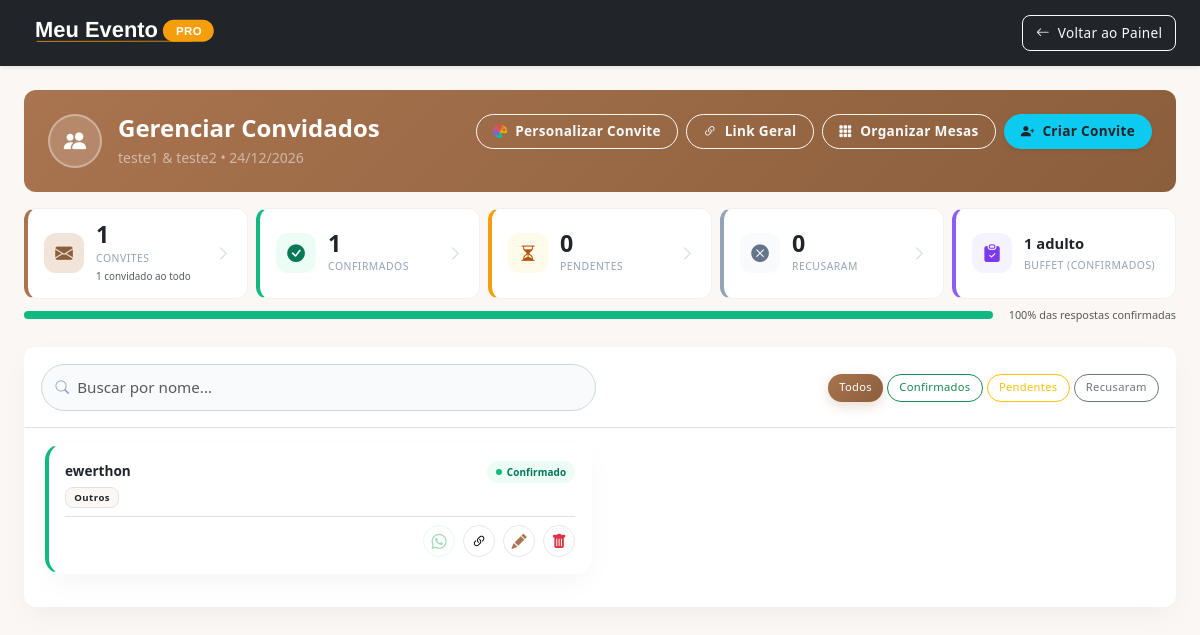
/convidados.php?id=6 (signed in), run on the app's committed database.
### tables this page shows
CREATE TABLE `eventos` (
  `id` int(11) NOT NULL,
  `cliente_id` int(11) NOT NULL,
  `data_evento` date NOT NULL,
  `hora_evento` time DEFAULT NULL,
  `tipo_ceremonia` enum('Igreja','Salão') NOT NULL,
  `local_ceremonia` varchar(255) NOT NULL,
  `tem_recepcao` tinyint(1) DEFAULT 0,
  `local_recepcao` varchar(255) DEFAULT NULL,
  `tipo_assessoria` enum('Básica','Completa') NOT NULL,
  `local_cerimonia` varchar(255) DEFAULT NULL,
  `tem_festa` tinyint(1) DEFAULT 0,
  `local_festa` varchar(255) DEFAULT NULL,
  `foto_casal` varchar(255) DEFAULT NULL,
  `foto_casal_ativa` tinyint(1) NOT NULL DEFAULT 0,
  `cor_convite` varchar(7) DEFAULT NULL,
  `modo_confirmacao` varchar(20) NOT NULL DEFAULT 'geral',
  `mensagem_convite` varchar(500) DEFAULT NULL,
  `cor_btn_sim` varchar(7) DEFAULT NULL,
  `cor_btn_nao` varchar(7) DEFAULT NULL
);

CREATE TABLE `clientes` (
  `id` int(11) NOT NULL,
  `nome` varchar(150) NOT NULL,
  `cpf` varchar(14) DEFAULT NULL,
  `rg` varchar(20) DEFAULT NULL,
  `contato` varchar(20) DEFAULT NULL,
  `email` varchar(100) NOT NULL,
  `telefone` varchar(20) DEFAULT NULL,
  `endereco` text DEFAULT NULL,
  `data_cadastro` timestamp NOT NULL DEFAULT current_timestamp(),
  `senha` varchar(255) DEFAULT '123456',
  `ultimo_login` datetime DEFAULT current_timestamp()
);

CREATE TABLE `convidados` (
  `id` int(11) NOT NULL,
  `evento_id` int(11) NOT NULL,
  `nome` varchar(150) NOT NULL,
  `categoria` varchar(50) DEFAULT 'Outros',
  `acompanhantes` varchar(255) DEFAULT NULL,
  `filhos` varchar(255) DEFAULT NULL,
  `faixa_etaria` varchar(50) NOT NULL DEFAULT 'Adulto (11+ anos)',
  `telefone` varchar(20) DEFAULT NULL,
  `confirmado` tinyint(1) DEFAULT 0,
  `data_confirmacao` datetime DEFAULT NULL,
  `mesa_id` int(11) DEFAULT NULL,
  `nomes_acompanhantes` varchar(255) DEFAULT NULL,
  `idades_filhos` varchar(255) DEFAULT NULL,
  `resposta_rsvp` varchar(20) DEFAULT NULL,
  `mensagem_rsvp` text DEFAULT NULL,
  `token_convite` varchar(64) DEFAULT NULL,
  `convidado_principal_id` int(11) DEFAULT NULL
);

### convidados.php (the view, shortened to what this page needs)
<?php
$eh_noivos = ($_SESSION['usuario_tipo'] === 'noivos');
require_once 'conexao.php';
if ($eh_noivos) {
    $evento_id = (int)($_SESSION['evento_id'] ?? 0);
    if (!$evento_id) { header("Location: index.php"); exit; }
} else {
    $evento_id = filter_input(INPUT_GET, 'id', FILTER_VALIDATE_INT);
}
if (!schema_ja_verificado('convidados')) {
    $schema_checks = [
        "SELECT resposta_rsvp FROM convidados LIMIT 1"          => "ALTER TABLE convidados ADD COLUMN resposta_rsvp VARCHAR(20) NULL",
        "SELECT token_convite FROM convidados LIMIT 1"          => "ALTER TABLE convidados ADD COLUMN token_convite VARCHAR(64) NULL",
        "SELECT convidado_principal_id FROM convidados LIMIT 1" => "ALTER TABLE convidados ADD COLUMN convidado_principal_id INT NULL",
    ];
    foreach ($schema_checks as $check => $alter) {
        try { $pdo->query($check); } catch (Exception $e) { try { $pdo->exec($alter); } catch (Exception $x) {} }
    }
}
if (!schema_ja_verificado('convite_evento_v2')) {
    $schema_checks_evento = [
        "SELECT cor_convite FROM eventos LIMIT 1"       => "ALTER TABLE eventos ADD COLUMN cor_convite VARCHAR(7) NULL",
        "SELECT foto_casal FROM eventos LIMIT 1"        => "ALTER TABLE eventos ADD COLUMN foto_casal VARCHAR(255) NULL",
        "SELECT foto_casal_ativa FROM eventos LIMIT 1"  => "ALTER TABLE eventos ADD COLUMN foto_casal_ativa TINYINT(1) NOT NULL DEFAULT 0",
        "SELECT mensagem_convite FROM eventos LIMIT 1"  => "ALTER TABLE eventos ADD COLUMN mensagem_convite VARCHAR(500) NULL",
        "SELECT cor_btn_sim FROM eventos LIMIT 1"       => "ALTER TABLE eventos ADD COLUMN cor_btn_sim VARCHAR(7) NULL",
        "SELECT cor_btn_nao FROM eventos LIMIT 1"       => "ALTER TABLE eventos ADD COLUMN cor_btn_nao VARCHAR(7) NULL",
    ];
    foreach ($schema_checks_evento as $check => $alter) {
        try { $pdo->query($check); } catch (Exception $e) { try { $pdo->exec($alter); } catch (Exception $x) {} }
    }
}
$stmt = $pdo->prepare("
    SELECT e.data_evento, e.cor_convite, e.foto_casal, e.foto_casal_ativa, e.mensagem_convite, e.cor_btn_sim, e.cor_btn_nao, c.nome
    FROM eventos e
    INNER JOIN clientes c ON e.cliente_id = c.id
    WHERE e.id = ?
");
$stmt->execute([$evento_id]);
$evento = $stmt->fetch();
$stmtC = $pdo->prepare("SELECT * FROM convidados WHERE evento_id = ? ORDER BY nome ASC");
$stmtC->execute([$evento_id]);
$todos_convidados = $stmtC->fetchAll(PDO::FETCH_ASSOC);
$acompanhantes_por_principal = [];
$lista_convidados = array_values(array_filter($todos_convidados, fn($c) => empty($c['convidado_principal_id'])));
$total_conf = 0; $total_pend = 0; $total_recusado = 0;
foreach ($todos_convidados as $c) {
    if ($c['resposta_rsvp'] === 'recusado') $total_recusado++;
    elseif ($c['confirmado']) $total_conf++;
    else $total_pend++;
}
$total_conv = count($lista_convidados);
$total_pessoas = count($todos_convidados);
$pct_conf = $total_pessoas > 0 ? round($total_conf / $total_pessoas * 100) : 0;
$fx_adultos = 0; $fx_criancas = 0; $fx_colo = 0;
foreach ($todos_convidados as $p) {
    $fx = $p['faixa_etaria'] ?? '';
    if (str_starts_with($fx, 'Criança de Colo')) $fx_colo++;
    elseif (str_starts_with($fx, 'Criança')) $fx_criancas++;
    else $fx_adultos++;
}
?>
<!DOCTYPE html>
<html lang="pt-br">
<head>
  <link href="https://cdn.jsdelivr.net/npm/bootstrap@5.3.0/dist/css/bootstrap.min.css" rel="stylesheet">
  <link rel="stylesheet" href="https://cdn.jsdelivr.net/npm/bootstrap-icons@1.11.0/font/bootstrap-icons.css">
  <link rel="stylesheet" href="css/estilo.css?v=13">
</head>
<body>
<nav class="navbar navbar-dark bg-dark shadow-sm">
  <div class="container-fluid px-3 px-lg-4">
    <span class="navbar-brand mb-0">
      <img src="img/LOGO MEP NAV.svg" alt="Meu Evento PRO" style="height:40px;">
    </span>
    <div class="d-flex align-items-center gap-2">
      <a href="<?= $eh_noivos ? 'noivos.php' : 'gerenciar.php?id=' . $evento_id ?>" class="btn btn-sm btn-outline-light rounded-3">
        <i class="bi bi-arrow-left me-1"></i> Voltar ao Painel
      </a>
    </div>
  </div>
</nav>
<div class="container-fluid px-3 px-lg-4 py-4">
  <div class="hdr p-4 mb-3">
    <div class="d-flex flex-wrap justify-content-between align-items-start gap-3">
      <div class="d-flex align-items-center gap-3">
        <span class="hdr-avatar"><i class="bi bi-people-fill"></i></span>
        <div style="min-width:0;">
          <h4 class="fw-bold text-white mb-1">Gerenciar Convidados</h4>
          <p class="text-white opacity-50 mb-0 small text-truncate">
            <?= htmlspecialchars($evento['nome']) ?> &bull; <?= date('d/m/Y', strtotime($evento['data_evento'])) ?>
          </p>
        </div>
      </div>
      <div class="d-flex flex-wrap gap-2 hdr-actions-row">
        <button class="btn btn-sm btn-outline-light rounded-pill fw-semibold px-3 btn-chama-atencao" data-bs-toggle="modal" data-bs-target="#modalPersonalizarConvite">
          <i class="bi bi-palette-fill me-1 icone-arco-iris"></i> Personalizar Convite
        </button>
        <button class="btn btn-sm btn-outline-light rounded-pill fw-semibold px-3" data-bs-toggle="modal" data-bs-target="#modalLinkGeral">
          <i class="bi bi-link-45deg me-1"></i> Link Geral
        </button>
        <a href="organizar_mesas.php<?= $eh_noivos ? '' : '?id=' . $evento_id ?>" class="btn btn-sm btn-outline-light rounded-pill fw-semibold px-3">
          <i class="bi bi-grid-3x3-gap-fill me-1"></i> Organizar Mesas
        </a>
        <button class="btn btn-sm btn-info rounded-pill text-dark fw-semibold shadow-sm px-3" data-bs-toggle="modal" data-bs-target="#modalAddConvidado">
          <i class="bi bi-person-plus-fill me-1"></i> Criar Convite
        </button>
      </div>
    </div>
  </div>
  <div class="row row-cols-2 row-cols-lg-<?= $total_conf > 0 ? '5' : '4' ?> g-2 mb-2">
    <div class="col">
      <div class="stat-card stat-total" data-filtro="todos">
        <span class="stat-icon"><i class="bi bi-envelope-fill"></i></span>
        <div>
          <div class="val" id="cnt-total"><?= $total_conv ?></div>
          <div class="lbl">Convites</div>
          <div class="text-muted" style="font-size:.62rem;margin-top:.15rem;" id="cnt-pessoas"><?= $total_pessoas ?> convidado<?= $total_pessoas === 1 ? '' : 's' ?> ao todo</div>
        </div>
        <i class="bi bi-chevron-right stat-chevron"></i>
      </div>
    </div>
    <div class="col">
      <div class="stat-card stat-confirmado" data-filtro="confirmado">
        <span class="stat-icon"><i class="bi bi-check-circle-fill"></i></span>
        <div><div class="val" id="cnt-conf"><?= $total_conf ?></div><div class="lbl">Confirmados</div></div>
        <i class="bi bi-chevron-right stat-chevron"></i>
      </div>
    </div>
    <div class="col">
      <div class="stat-card stat-pendente" data-filtro="pendente">
        <span class="stat-icon"><i class="bi bi-hourglass-split"></i></span>
        <div><div class="val" id="cnt-pend"><?= $total_pend ?></div><div class="lbl">Pendentes</div></div>
        <i class="bi bi-chevron-right stat-chevron"></i>
      </div>
    </div>
    <div class="col">
      <div class="stat-card stat-recusado" data-filtro="recusado">
        <span class="stat-icon"><i class="bi bi-x-circle-fill"></i></span>
        <div><div class="val" id="cnt-recusado"><?= $total_recusado ?></div><div class="lbl">Recusaram</div></div>
        <i class="bi bi-chevron-right stat-chevron"></i>
      </div>
    </div>
    <?php if ($total_conf > 0): ?>
    <div class="col stat-buffet-col">
      <div class="stat-card stat-buffet">
        <span class="stat-icon"><i class="bi bi-clipboard-check-fill"></i></span>
        <div>
          <div class="val" style="font-size:.92rem;line-height:1.35;">
            <?= $fx_adultos ?> adulto
          </div>
          <div class="lbl">Buffet (confirmados)</div>
        </div>
      </div>
    </div>
    <?php endif; ?>
  </div>
  <?php if ($total_pessoas > 0): ?>
  <div class="d-flex align-items-center justify-content-between mb-4" style="font-size:.68rem;">
    <div class="rsvp-progress flex-grow-1 me-3">
      <span class="seg-confirmado" style="width:<?= $pct_conf ?>%;" title="<?= $pct_conf ?>% confirmados"></span>
    </div>
    <span class="text-muted flex-shrink-0"><?= $pct_conf ?>% das respostas confirmadas</span>
  </div>
  <?php endif; ?>
  <div class="card border-0 shadow-sm" style="border-radius:var(--radius);">
    <div class="card-header bg-white border-bottom p-3">
      <div class="row g-2 align-items-center">
        <div class="col-md-6">
          <div class="sw">
            <i class="bi bi-search"></i>
            <input type="text" id="busca-convidado" class="form-control rounded-pill" placeholder="Buscar por nome...">
          </div>
        </div>
        <div class="col-md-6 d-flex gap-1 justify-content-md-end" id="filtros-wrap">
          <button class="btn btn-primary btn-sm rounded-pill active" data-f="todos" style="font-size:.7rem;padding:.3rem .7rem;">Todos</button>
          <button class="btn btn-outline-success btn-sm rounded-pill" data-f="confirmado" style="font-size:.7rem;padding:.3rem .7rem;">Confirmados</button>
          <button class="btn btn-outline-warning btn-sm rounded-pill" data-f="pendente" style="font-size:.7rem;padding:.3rem .7rem;">Pendentes</button>
          <button class="btn btn-outline-secondary btn-sm rounded-pill" data-f="recusado" style="font-size:.7rem;padding:.3rem .7rem;">Recusaram</button>
        </div>
      </div>
    </div>
    <div class="card-body p-3" id="lista-convidados">
      <?php if (empty($lista_convidados)): ?>
        <div class="text-center text-muted py-5" id="msg-lista-vazia-geral">
          <i class="bi bi-people fs-1 d-block mb-2"></i>
          Nenhum convidado cadastrado ainda.
        </div>
      <?php else: ?>
      <div class="family-grid">
      <?php foreach ($lista_convidados as $c):
          $status = $c['resposta_rsvp'] === 'recusado' ? 'recusado' : ($c['confirmado'] ? 'confirmado' : 'pendente');
          $acompLink = $acompanhantes_por_principal[$c['id']] ?? [];
          $temTelefone = strlen(preg_replace('/\D+/', '', $c['telefone'] ?? '')) >= 10;
          $acompJson = htmlspecialchars(json_encode(array_map(fn($a) => ['id' => $a['id'], 'nome' => $a['nome'], 'faixa' => $a['faixa_etaria']], $acompLink)), ENT_QUOTES, 'UTF-8');
          $statusLabel = $status === 'confirmado' ? 'Confirmado' : ($status === 'recusado' ? 'Recusou' : 'Pendente');
          $acompMeta = array_map(function ($a) {
              $statusA = $a['resposta_rsvp'] === 'recusado' ? 'recusado' : ($a['confirmado'] ? 'confirmado' : 'pendente');
              $rotulo = str_starts_with($a['faixa_etaria'] ?? '', 'Criança de Colo') ? 'Criança de colo'
                      : (str_starts_with($a['faixa_etaria'] ?? '', 'Criança') ? 'Criança' : 'Adulto');
              return ['id' => $a['id'], 'nome' => $a['nome'], 'status' => $statusA, 'rotulo' => $rotulo];
          }, $acompLink);
          $statusesAttr = strtolower(implode(' ', array_unique(array_merge([$status], array_column($acompMeta, 'status')))));
          $namesAttr = strtolower(implode(' ', array_merge([$c['nome']], array_column($acompMeta, 'nome'))));
      ?>
      <div class="conv-row <?= $status ?>" data-nome="<?= htmlspecialchars($namesAttr, ENT_QUOTES, 'UTF-8') ?>" data-statuses="<?= htmlspecialchars($statusesAttr, ENT_QUOTES, 'UTF-8') ?>">
        <div class="card border-0 shadow-sm guest-card family-card rounded-4">
          <div class="family-titular p-3 flex-grow-1 d-flex flex-column">
            <div class="d-flex justify-content-between align-items-start gap-1">
              <span class="fw-bold text-dark text-truncate" style="font-size:.85rem;" title="<?= htmlspecialchars($c['nome'], ENT_QUOTES, 'UTF-8') ?>"><?= htmlspecialchars($c['nome'], ENT_QUOTES, 'UTF-8') ?></span>
              <span class="status-pill status-<?= $status ?> flex-shrink-0"><span class="status-dot"></span><?= $statusLabel ?></span>
            </div>
            <div class="d-flex align-items-center gap-1 flex-wrap mt-1">
              <span class="badge bg-light text-dark border" style="font-size:.6rem;"><?= htmlspecialchars($c['categoria'], ENT_QUOTES, 'UTF-8') ?></span>
            </div>
            <div class="d-flex align-items-center justify-content-between gap-2 mt-2 pt-2 border-top">
              <div class="d-flex align-items-center gap-2 flex-shrink-0">
                <button type="button" class="btn-icon-conv btn-whatsapp-conv btn-whatsapp-convidado" data-id="<?= $c['id'] ?>"
                        <?= $temTelefone ? '' : 'disabled' ?>
                        title="<?= $temTelefone ? 'Enviar link de confirmação por WhatsApp' : 'Cadastre um telefone válido para enviar o link' ?>">
                  <i class="bi bi-whatsapp"></i>
                </button>
                <button type="button" class="btn-icon-conv btn-copiar-link-convidado" data-id="<?= $c['id'] ?>"
                        title="Copiar link de confirmação (o mesmo do WhatsApp) para enviar por onde quiser">
                  <i class="bi bi-link-45deg"></i>
                </button>
                <button type="button" class="btn-icon-conv text-primary btn-edit-convidado"
                        title="Editar convidado"
                        data-id="<?= $c['id'] ?>"
                        data-nome="<?= htmlspecialchars($c['nome'], ENT_QUOTES, 'UTF-8') ?>"
                        data-telefone="<?= htmlspecialchars($c['telefone'] ?? '', ENT_QUOTES, 'UTF-8') ?>"
                        data-categoria="<?= htmlspecialchars($c['categoria'], ENT_QUOTES, 'UTF-8') ?>"
                        data-acompanhantes-json="<?= $acompJson ?>"
                        data-confirmado="<?= (int)$c['confirmado'] ?>"
                        data-bs-toggle="modal" data-bs-target="#modalEditConvidado">
                  <i class="bi bi-pencil-fill"></i>
                </button>
                <form method="POST" class="m-0" onsubmit="return confirm('Tem certeza que quer excluir este convidado? Essa ação não pode ser desfeita.');">
                  <button type="submit" class="btn-icon-conv text-danger" title="Excluir convidado">
                    <i class="bi bi-trash-fill"></i>
                  </button>
                </form>
              </div>
            </div>
          </div>
        </div>
      </div>
      <?php endforeach; ?>
      </div>
      <?php endif; ?>
    </div>
  </div>
</div>
</body>
</html>

### data on the page
eventos: cliente.nome "teste1 & teste2", data_evento "24/12/2026"
convidados: convidado_principal "1", nome "ewerthon", statusLabel "Confirmado", categoria "Outros"

### other printed values
$total_pessoas "1"
$total_conf "1"
$total_pend "0"
$total_recusado "0"
$fx_adultos "1"
$pct_conf "100"
